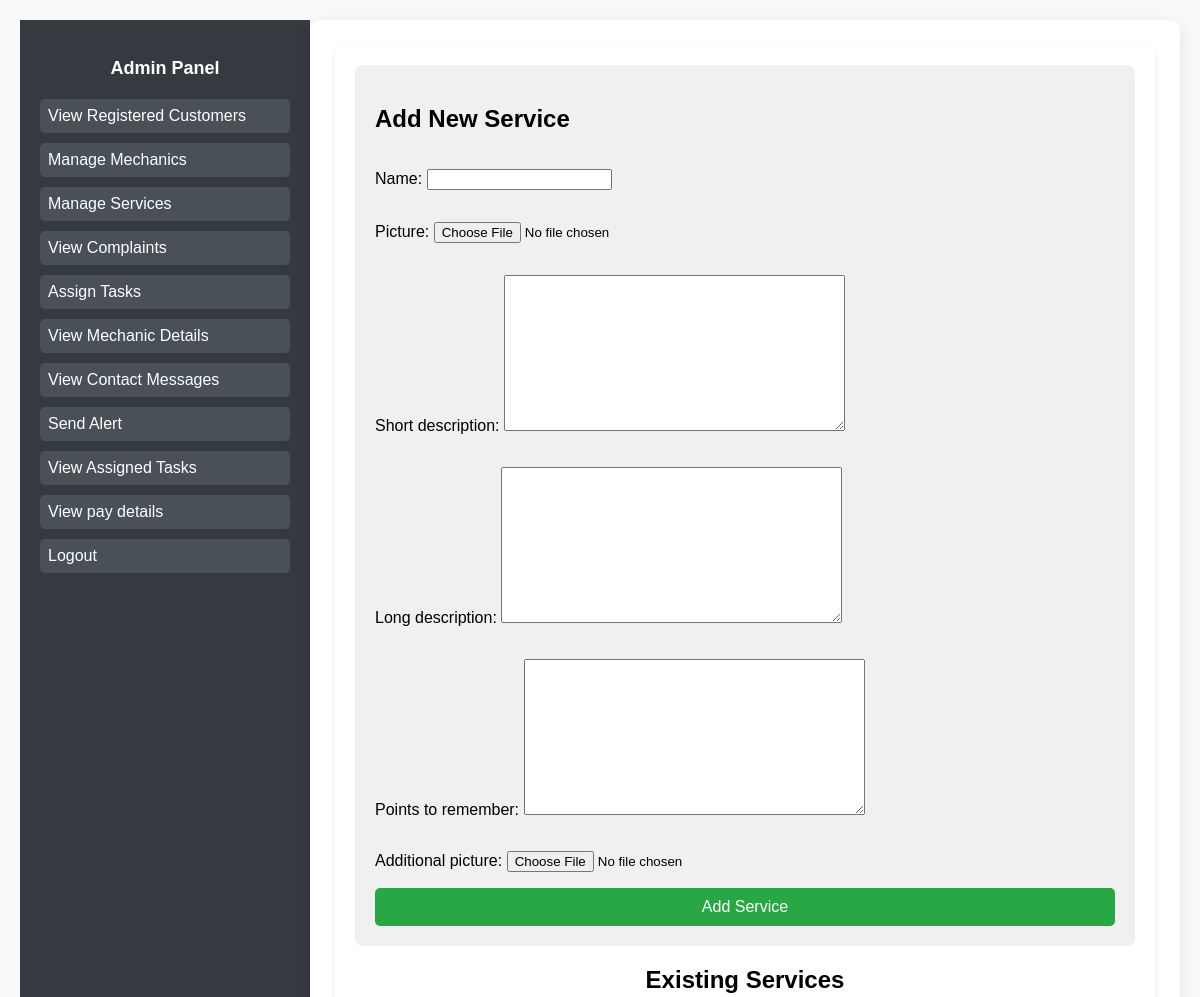
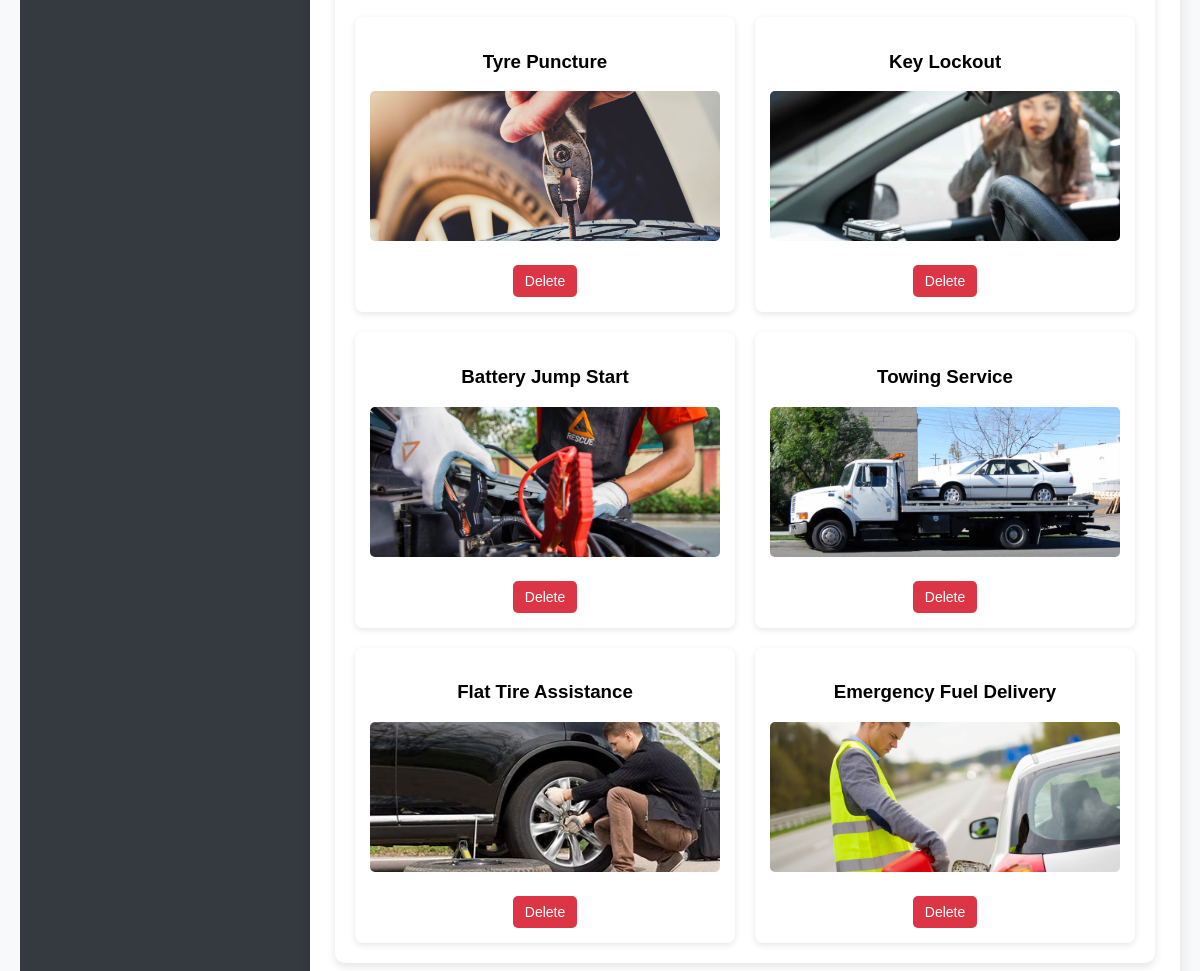
/manage-services/ (signed in), run on the app's committed database (2 pictures, top to bottom).
### Home/models.py (models this page shows, shortened)
class ServiceProvided(models.Model):
    name = models.CharField(max_length=255)
    picture = models.ImageField(upload_to='services/')  # Main picture
    short_description = models.TextField()
    long_description = models.TextField()
    points_to_remember = models.TextField()
    additional_picture = models.ImageField(upload_to='services/', blank=True, null=True)  # Additional Picture

### Home/views.py (the view, shortened to what this page needs)
# urls.py: path('manage-services/', views.manage_service, name='manage_service'),
@login_required
def manage_service(request):
    form = ServiceProvidedForm()  # Ensure form is always initialized
    services = ServiceProvided.objects.all()
    return render(request, 'manage_service.html', {'form': form, 'services': services})

### Home/forms.py
class ServiceProvidedForm(forms.ModelForm):
    class Meta:
        model = ServiceProvided
        fields = ['name', 'picture', 'short_description', 'long_description', 'points_to_remember', 'additional_picture']

### templates/manage_service.html (shortened to what this page needs)
{% extends 'base_admin.html' %}
{% block content %}
<!DOCTYPE html>
<html lang="en">
<head>
</head>
<body style="font-family: Arial, sans-serif; background-color: #f8f9fa; margin: 0; padding: 20px;">
    <div style="max-width: 900px; margin: 0 auto; background: #fff; padding: 20px; border-radius: 10px; box-shadow: 0px 4px 8px rgba(0, 0, 0, 0.1);">
        <div style="background: #f0f0f0; padding: 20px; border-radius: 8px; margin-bottom: 20px;">
            <h2>Add New Service</h2>
            <form method="post" enctype="multipart/form-data" style="display: flex; flex-direction: column;">
                {{ form.as_p }}
                <button type="submit" style="background: #28a745; color: white; padding: 10px 15px; border: none; cursor: pointer; font-size: 16px; border-radius: 5px; transition: 0.3s;">
                    Add Service
                </button>
            </form>
        </div>
        <h2 style="text-align: center; margin: 20px 0;">Existing Services</h2>
        <div style="display: grid; grid-template-columns: repeat(auto-fit, minmax(250px, 1fr)); gap: 20px;">
            {% for service in services %}
                <div style="background: white; padding: 15px; border-radius: 8px; box-shadow: 0px 2px 6px rgba(0, 0, 0, 0.1); text-align: center; transition: 0.3s;">
                    <h3>{{ service.name }}</h3>
                    <img src="{{ service.picture.url }}" alt="Service Image" style="width: 100%; height: 150px; object-fit: cover; border-radius: 5px; margin-bottom: 10px;">
                    <form method="post" style="margin-top: 10px;" onsubmit="return confirmDelete();">
                        <button type="submit" name="delete" style="background: #dc3545; color: white; padding: 8px 12px; border: none; cursor: pointer; font-size: 14px; border-radius: 5px; transition: 0.3s;">
                            Delete
                        </button>
                    </form>
                </div>
            {% empty %}
                <p style="text-align: center; font-size: 16px; color: gray; margin-top: 20px;">No services available.</p>
            {% endfor %}
        </div>
    </div>
</body>
</html>
{% endblock %}

### data on the page
ServiceProvided: name "Tyre Puncture", picture (picture)
ServiceProvided: name "Key Lockout", picture (picture)
ServiceProvided: name "Battery Jump Start", picture (picture)
ServiceProvided: name "Towing Service", picture (picture)
ServiceProvided: name "Flat Tire Assistance", picture (picture)
ServiceProvided: name "Emergency Fuel Delivery", picture (picture)
